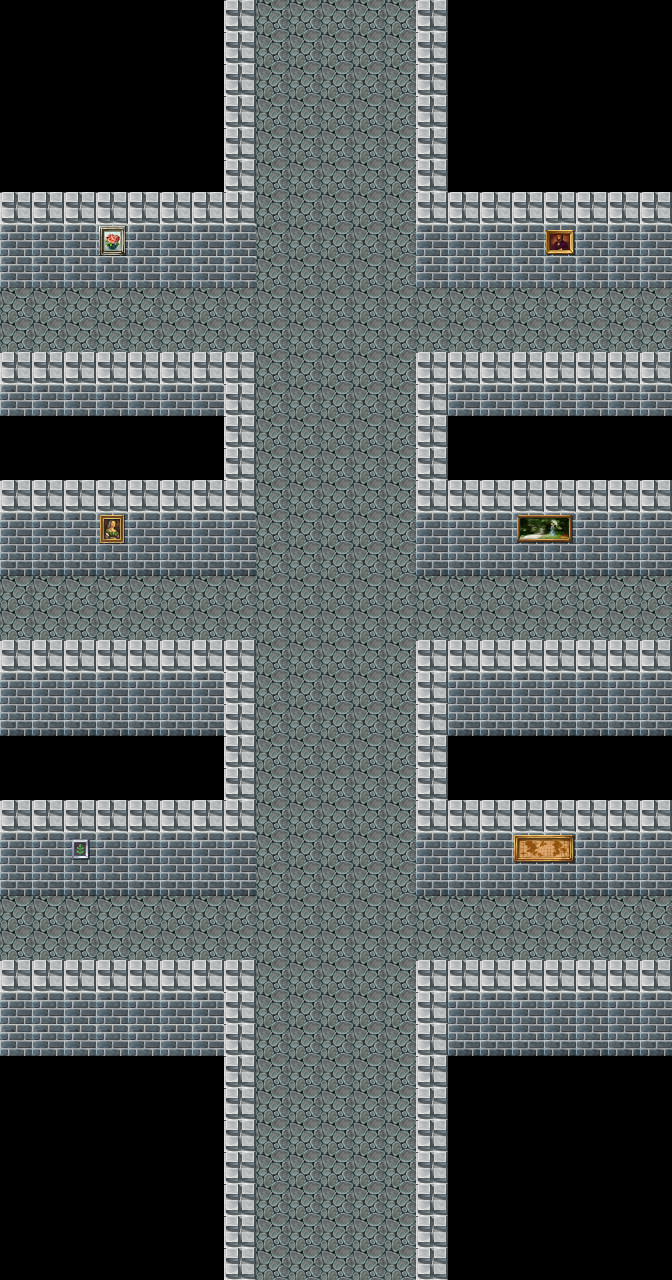

This is a level from a 2D game, rendered from its Tiled map with the project's own tilesets. A one-line summary and the complete map file follow:
An orthogonal 21x40 tile map with 32x32 px tiles, 2 tile layers (Tile Layer 1, Tile Layer 2) and 38 objects (6x portalIn, 2x portalO, startpoint).

<map version="1.0" orientation="orthogonal" renderorder="right-down" width="21" height="40" tilewidth="32" tileheight="32" nextobjectid="60">
 <tileset firstgid="1" name="rpg_maker_telles0808" tilewidth="32" tileheight="32" tilecount="2016" columns="32">
  <image source="../Resources/rpg_maker_telles0808.png" width="1024" height="2016" />
 </tileset>
 <layer name="Tile Layer 1" width="21" height="40">
  <data encoding="csv">
9,9,9,9,9,9,9,27,80,80,80,80,80,27,9,9,9,9,9,9,9,
9,9,9,9,9,9,9,27,80,80,80,80,80,27,9,9,9,9,9,9,9,
9,9,9,9,9,9,9,27,80,80,80,80,80,27,9,9,9,9,9,9,9,
9,9,9,9,9,9,9,27,80,80,80,80,80,27,9,9,9,9,9,9,9,
9,9,9,9,9,9,9,27,80,80,80,80,80,27,9,9,9,9,9,9,9,
9,9,9,9,9,9,9,27,80,80,80,80,80,27,9,9,9,9,9,9,9,
27,27,27,27,27,27,27,27,80,80,80,80,80,27,27,27,27,27,27,27,27,
123,123,123,123,123,123,123,123,80,80,80,80,80,123,123,123,123,123,123,123,123,
102,102,102,102,102,102,102,102,80,80,80,80,80,102,102,102,102,102,102,102,102,
80,80,80,80,80,80,80,80,80,80,80,80,80,80,80,80,80,80,80,80,80,
80,80,80,80,80,80,80,80,80,80,80,80,80,80,80,80,80,80,80,80,80,
27,27,27,27,27,27,27,27,80,80,80,80,80,27,27,27,27,27,27,27,27,
123,123,123,123,123,123,123,27,80,80,80,80,80,27,123,123,123,123,123,123,123,
9,9,9,9,9,9,9,27,80,80,80,80,80,27,9,9,9,9,9,9,9,
9,9,9,9,9,9,9,27,80,80,80,80,80,27,9,9,9,9,9,9,9,
27,27,27,27,27,27,27,27,80,80,80,80,80,27,27,27,27,27,27,27,27,
123,123,123,123,123,123,123,123,80,80,80,80,80,123,123,123,123,123,123,123,123,
155,155,155,155,155,155,155,155,80,80,80,80,80,155,155,155,155,155,155,155,155,
80,80,80,80,80,80,80,80,80,80,80,80,80,80,80,80,80,80,80,80,80,
80,80,80,80,80,80,80,80,80,80,80,80,80,80,80,80,80,80,80,80,80,
27,27,27,27,27,27,27,27,80,80,80,80,80,27,27,27,27,27,27,27,27,
123,123,123,123,123,123,123,27,80,80,80,80,80,27,123,123,123,123,123,123,123,
155,155,155,155,155,155,155,27,80,80,80,80,80,27,155,155,155,155,155,155,155,
9,9,9,9,9,9,9,27,80,80,80,80,80,27,9,9,9,9,9,9,9,
9,9,9,9,9,9,9,27,80,80,80,80,80,27,9,9,9,9,9,9,9,
27,27,27,27,27,27,27,27,80,80,80,80,80,27,27,27,27,27,27,27,27,
123,123,123,123,123,123,123,123,80,80,80,80,80,123,123,123,123,123,123,123,123,
155,155,155,155,155,155,155,155,80,80,80,80,80,155,155,155,155,155,155,155,155,
80,80,80,80,80,80,80,80,80,80,80,80,80,80,80,80,80,80,80,80,80,
80,80,80,80,80,80,80,80,80,80,80,80,80,80,80,80,80,80,80,80,80,
27,27,27,27,27,27,27,27,80,80,80,80,80,27,27,27,27,27,27,27,27,
123,123,123,123,123,123,123,27,80,80,80,80,80,27,123,123,123,123,123,123,123,
102,102,102,102,102,102,102,27,80,80,80,80,80,27,155,155,155,155,155,155,155,
9,9,9,9,9,9,9,27,80,80,80,80,80,27,9,9,9,9,9,9,9,
9,9,9,9,9,9,9,27,80,80,80,80,80,27,9,9,9,9,9,9,9,
9,9,9,9,9,9,9,27,80,80,80,80,80,27,9,9,9,9,9,9,9,
9,9,9,9,9,9,9,27,80,80,80,80,80,27,9,9,9,9,9,9,9,
9,9,9,9,9,9,9,27,80,80,80,80,80,27,9,9,9,9,9,9,9,
9,9,9,9,9,9,9,27,80,80,80,80,80,27,9,9,9,9,9,9,9,
9,9,9,9,9,9,9,27,80,80,80,80,80,27,9,9,9,9,9,9,9
</data>
 </layer>
 <objectgroup name="Object Layer 1">
  <object id="1" x="223" y="2" width="32" height="254" />
  <object id="2" x="2" y="193" width="252" height="62" />
  <object id="3" x="416" y="1" width="36" height="254" />
  <object id="4" x="417" y="193" width="256" height="63" />
  <object id="5" x="2" y="353" width="250" height="57" />
  <object id="6" x="416" y="354" width="258" height="57" />
  <object id="7" x="418" y="353" width="268" height="7" />
  <object id="8" x="223" y="355" width="34" height="186" />
  <object id="9" x="1" y="480" width="255" height="63" />
  <object id="12" x="417" y="353" width="32" height="191" />
  <object id="13" x="419" y="479" width="271" height="65" />
  <object id="15" x="-9" y="640" width="263" height="58" />
  <object id="17" x="417" y="641" width="309" height="56" />
  <object id="18" x="224" y="639" width="31" height="222" />
  <object id="19" x="-9" y="800" width="266" height="59" />
  <object id="24" x="418" y="642" width="27" height="222" />
  <object id="25" x="417" y="797" width="264" height="69" />
  <object id="26" x="417" y="962" width="259" height="318" />
  <object id="27" x="1" y="964" width="252" height="316" />
  <object id="28" name="portalO" type="portalO" x="262" y="1269" width="148" height="22" />
  <object id="33" name="portal1" type="portalIn" x="666" y="857" width="32" height="132" />
  <object id="34" name="portal2" type="portalIn" x="-9" y="852" width="15" height="158" />
  <object id="35" name="portal3" type="portalIn" x="665" y="528" width="33" height="125" />
  <object id="36" name="portal4" type="portalIn" x="-10" y="522" width="14" height="119" />
  <object id="37" name="portal5" type="portalIn" x="664" y="241" width="27" height="125" />
  <object id="38" name="portal6" type="portalIn" x="-11" y="242" width="20" height="127" />
  <object id="39" x="415" y="355" width="257" height="216" />
  <object id="41" x="0" y="351" width="255" height="226" />
  <object id="42" x="1" y="642" width="250" height="247" />
  <object id="43" x="416" y="643" width="277" height="244" />
  <object id="44" x="5" y="888" width="252" height="7" />
  <object id="45" x="249" y="854" width="7" height="43" />
  <object id="46" x="417" y="886" width="272" height="10" />
  <object id="47" x="415" y="192" width="269" height="96" />
  <object id="48" x="-46" y="199" width="301" height="88" />
  <object id="49" x="416" y="481" width="295" height="98" />
  <object id="56" name="portalO" type="portalO" x="226" y="3" width="268" height="28" />
  <object id="58" name="startpoint" type="startpoint" x="17" y="311" width="13" height="15" />
 </objectgroup>
 <layer name="Tile Layer 2" width="21" height="40">
  <data encoding="csv">
0,0,0,0,0,0,0,0,0,0,0,0,0,0,0,0,0,0,0,0,0,
0,0,0,0,0,0,0,0,0,0,0,0,0,0,0,0,0,0,0,0,0,
0,0,0,0,0,0,0,0,0,0,0,0,0,0,0,0,0,0,0,0,0,
0,0,0,0,0,0,0,0,0,0,0,0,0,0,0,0,0,0,0,0,0,
0,0,0,0,0,0,0,0,0,0,0,0,0,0,0,0,0,0,0,0,0,
0,0,0,0,0,0,0,0,0,0,0,0,0,0,0,0,0,0,0,0,0,
0,0,0,0,0,0,0,0,0,0,0,0,0,0,0,0,0,0,0,0,0,
0,0,0,1787,0,0,0,0,0,0,0,0,0,0,0,0,0,1785,0,0,0,
123,123,123,123,123,123,123,123,0,0,0,0,0,123,123,123,123,123,123,123,123,
0,0,0,0,0,0,0,0,0,0,0,0,0,0,0,0,0,0,0,0,0,
0,0,0,0,0,0,0,0,0,0,0,0,0,0,0,0,0,0,0,0,0,
0,0,0,0,0,0,0,0,0,0,0,0,0,0,0,0,0,0,0,0,0,
0,0,0,0,0,0,0,0,0,0,0,0,0,0,0,0,0,0,0,0,0,
0,0,0,0,0,0,0,0,0,0,0,0,0,0,0,0,0,0,0,0,0,
0,0,0,0,0,0,0,0,0,0,0,0,0,0,0,0,0,0,0,0,0,
0,0,0,0,0,0,0,0,0,0,0,0,0,0,0,0,0,0,0,0,0,
0,0,0,1786,0,0,0,0,0,0,0,0,0,0,0,0,1755,1756,0,0,0,
0,0,0,0,0,0,0,0,0,0,0,0,0,0,0,0,0,0,0,0,0,
0,0,0,0,0,0,0,0,0,0,0,0,0,0,0,0,0,0,0,0,0,
0,0,0,0,0,0,0,0,0,0,0,0,0,0,0,0,0,0,0,0,0,
0,0,0,0,0,0,0,0,0,0,0,0,0,0,0,0,0,0,0,0,0,
0,0,0,0,0,0,0,0,0,0,0,0,0,0,0,0,0,0,0,0,0,
0,0,0,0,0,0,0,0,0,0,0,0,0,0,0,0,0,0,0,0,0,
0,0,0,0,0,0,0,0,0,0,0,0,0,0,0,0,0,0,0,0,0,
0,0,0,0,0,0,0,0,0,0,0,0,0,0,0,0,0,0,0,0,0,
0,0,0,0,0,0,0,0,0,0,0,0,0,0,0,0,0,0,0,0,0,
0,0,1757,0,0,0,0,0,0,0,0,0,0,0,0,0,1753,1754,0,0,0,
0,0,0,0,0,0,0,0,0,0,0,0,0,0,0,0,0,0,0,0,0,
0,0,0,0,0,0,0,0,0,0,0,0,0,0,0,0,0,0,0,0,0,
0,0,0,0,0,0,0,0,0,0,0,0,0,0,0,0,0,0,0,0,0,
0,0,0,0,0,0,0,0,0,0,0,0,0,0,0,0,0,0,0,0,0,
0,0,0,0,0,0,0,0,0,0,0,0,0,0,0,0,0,0,0,0,0,
123,123,123,123,123,123,123,0,0,0,0,0,0,0,0,0,0,0,0,0,0,
0,0,0,0,0,0,0,0,0,0,0,0,0,0,0,0,0,0,0,0,0,
0,0,0,0,0,0,0,0,0,0,0,0,0,0,0,0,0,0,0,0,0,
0,0,0,0,0,0,0,0,0,0,0,0,0,0,0,0,0,0,0,0,0,
0,0,0,0,0,0,0,0,0,0,0,0,0,0,0,0,0,0,0,0,0,
0,0,0,0,0,0,0,0,0,0,0,0,0,0,0,0,0,0,0,0,0,
0,0,0,0,0,0,0,0,0,0,0,0,0,0,0,0,0,0,0,0,0,
0,0,0,0,0,0,0,0,0,0,0,0,0,0,0,0,0,0,0,0,0
</data>
 </layer>
</map>
